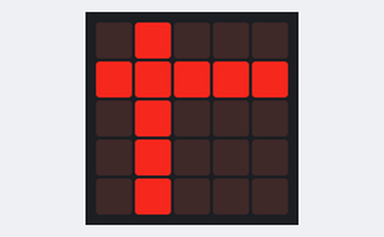
This program was run on a simulated BBC micro:bit running MicroPython. On the bench: the board's 5×5 LED display. Dim RGB values are drawn brighter than linear.

Above: at 0.05 s.
At 0.75 s:
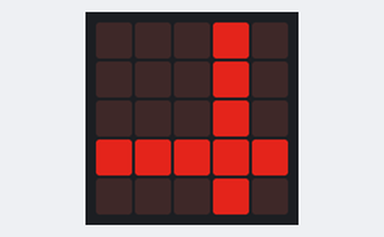

Measured:
- by itself, everything shown: repeats every 0.50 s, in 5 steps

The program:

linemove.py
```python
from microbit import *

i = 0

while True:
    i += 1
    boat = [[0] * 5] * 5
    boat[i % 5] = [9 - (i % 5)] * 5
    for k in range(5):
        boat[k][i % 5] = 9 - (i % 5)
    boat = Image(":".join("".join(map(str, row)) for row in boat))
    display.show(boat)
    sleep(100)
```
